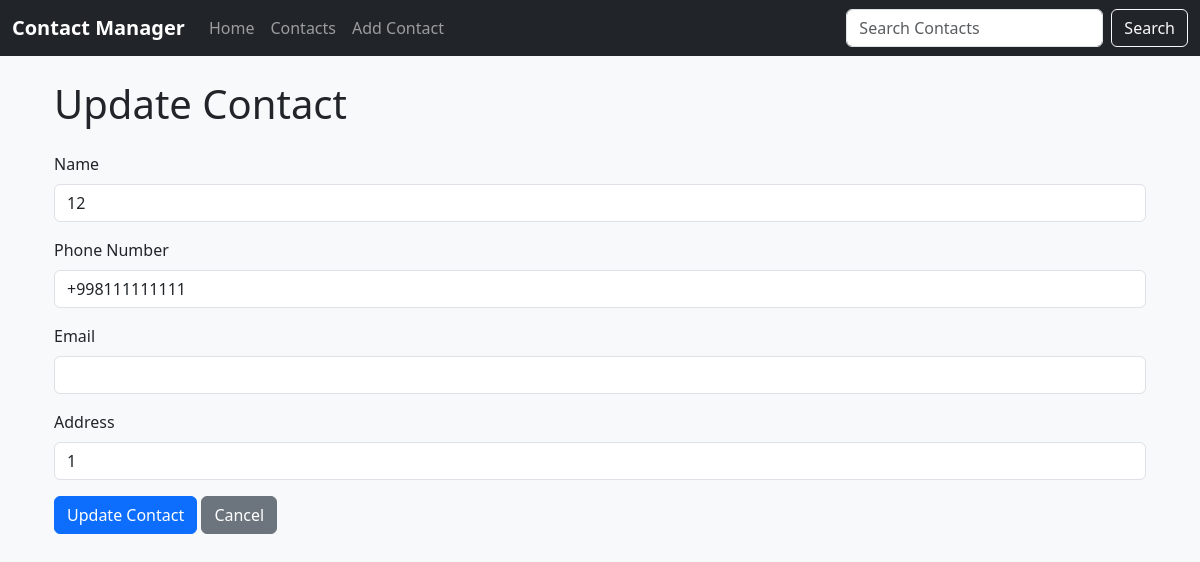
The page /contact/update/6 on the database its author committed.
### models.py (models this page shows, shortened)
class Contact(db.Model):
    __tablename__ = 'contacts'
    id = db.Column(db.Integer, primary_key=True)
    name = db.Column(db.String(130), nullable=False, unique=True)
    phone_number = db.Column(db.String(120), nullable=False, unique=True)
    email = db.Column(db.String(120))
    address = db.Column(db.String(150))

### app.py (the view, shortened to what this page needs)
@app.route('/contact/update/<int:id>', methods=['POST', 'GET'])
def update_contact(id):
    contact = Contact.query.get_or_404(id)
    return render_template('update_contact.html', contact=contact)

### templates/update_contact.html (shortened to what this page needs)
{% extends 'base.html' %}
{% block content %}
<div class="container">
    <h1 class="my-4">Update Contact</h1>
    <form method="POST" action="{{ url_for('update_contact', id=contact.id) }}">
        <div class="mb-3">
            <label for="name" class="form-label">Name</label>
            <input type="text" class="form-control" id="name" name="name" value="{{ contact.name }}" required>
        </div>
        <div class="mb-3">
            <label for="phone_number" class="form-label">Phone Number</label>
            <input type="text" class="form-control" id="phone_number" name="phone_number" value="{{ contact.phone_number }}" required>
        </div>
        <div class="mb-3">
            <label for="email" class="form-label">Email</label>
            <input type="email" class="form-control" id="email" name="email" value="{{ contact.email or '' }}">
        </div>
        <div class="mb-3">
            <label for="address" class="form-label">Address</label>
            <input type="text" class="form-control" id="address" name="address" value="{{ contact.address or '' }}">
        </div>
        <button type="submit" class="btn btn-primary">Update Contact</button>
        <a href="{{ url_for('view_contact', id=contact.id) }}" class="btn btn-secondary">Cancel</a>
    </form>
</div>
{% endblock %}

### templates/base.html (style rules this page uses)
body { background-color: #f8f9fa; }
.container { margin-top: 20px; }

### rows shown on the page
Contact: name "12", phone_number "+998111111111", address "1"
